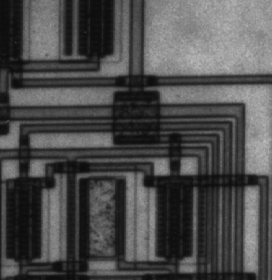
#> input picture ImageLabs/lab4/Lab4_part2_edge_detectionSTD/circuit.tif, 272 x 280 px
$ jupyter execute --allow-errors Lab_5_STD.ipynb   (shell and % lines are left out)   (older library calls are emulated)
#> lines starting #> are read from the running program, lines starting #| are printed output that depends on the picture
# Lab 4 - part2
### Edge Detection

https://github.com/scikit-image/scikit-image/blob/master/skimage/filters/edges.py

http://scikit-image.org/docs/0.11.x/auto_examples/plot_edge_filter.html

http://scikit-image.org/docs/dev/auto_examples/edges/plot_canny.html

[cell 1]
from commonfunctions import *
import skimage

[cell 2]
'''
1. Built-in Sobel, Prewill, Roberts
2. Custom Sobel (V-H-Both)
3. Custom LoG
'''

[cell 3]
# 1. Built-in Sobel, Prewill, Roberts

img = rgb2gray(io.imread('circuit.tif'))
#> img is the input picture: shape (280, 272); min 12, max 191, mean 76.3

[cell 4]
# 2. Custom Sobel (V-H-Both)

img = rgb2gray(io.imread('circuit.tif'))
hy=[[1,0,1],[-2,0,2],[-1,0,1]]
hx=[[-1,-2,-1],[0,0,0],[1,2,1]]
img = (img*255).astype(np.uint8)
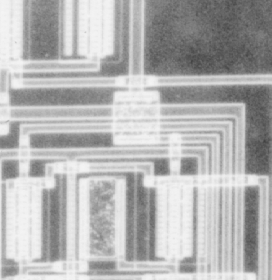
#> img: shape (280, 272); min 65, max 244, mean 179.7

def Mult_(A,C):
    res=0
    for i in range(3):
        for j in range (3):
            res+=int(A[i][j]*C[i][j])

    return res


Dim=np.shape(img)
#> Dim = (280, 272)
#ExtendendMatrix=np.zeros(1+Dim[0],1+Dim[1])
WindowWidth=3
WindowHeight=3

EdgeX=(int)(WindowWidth/2)
EdgeY=(int)(WindowWidth/2)

XEdges=np.zeros((Dim[0],Dim[1]))
YEdges=np.zeros((Dim[0],Dim[1]))
EDGE_=np.zeros((Dim[0],Dim[1]))

for i in range(Dim[0]-EdgeX):
    for j in range (Dim[1]-EdgeY):
        CurrFilter=np.zeros((WindowWidth,WindowHeight))
        for fx in range(WindowWidth):
            for fy in range (WindowHeight):
                CurrFilter[fx][fy]=img[i+fx-EdgeX][j+fy-EdgeY]
        XEdges[i][j]=Mult_(CurrFilter,hx)
        YEdges[i][j]=Mult_(CurrFilter,hy)
        EDGE_[i][j]=np.sqrt(XEdges[i][j]**2+ YEdges[i][j]**2)
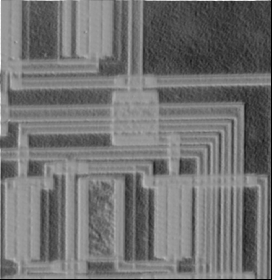
#> EDGE_: shape (280, 272) float64; min 0, max 803.1, mean 360.9; drawn with min black and max white
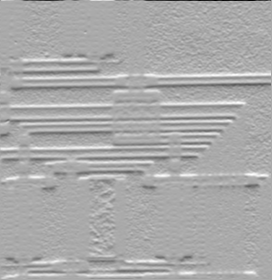
#> XEdges: shape (280, 272) float64; min -586, max 293, mean 1; drawn with min black and max white
io.imshow(YEdges,cmap="gray") # 0~255 np.zeros((2, 1))
io.show()

io.imshow(XEdges,cmap="gray") # 0~255 np.zeros((2, 1))
io.show()
io.imshow(EDGE_,cmap="gray") # 0~255 np.zeros((2, 1))
io.show()
